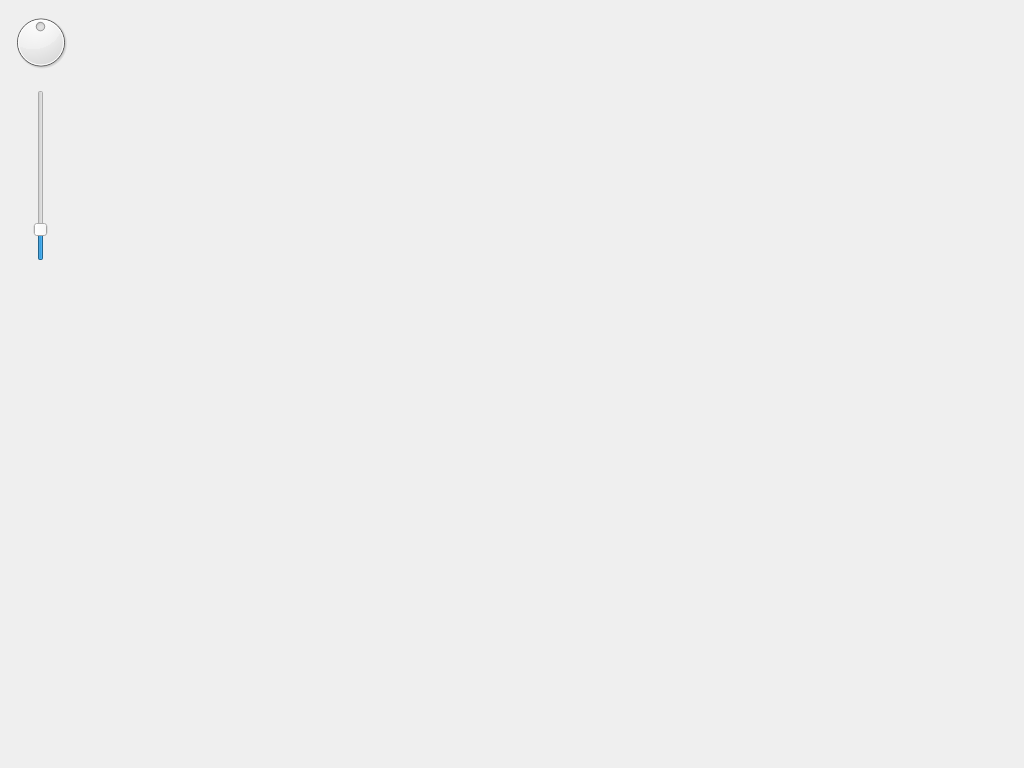
<?xml version="1.0" encoding="UTF-8"?>
<ui version="4.0">
 <class>MapForm</class>
 <widget class="QWidget" name="MapForm">
  <property name="geometry">
   <rect>
    <x>0</x>
    <y>0</y>
    <width>1024</width>
    <height>768</height>
   </rect>
  </property>
  <property name="focusPolicy">
   <enum>Qt::WheelFocus</enum>
  </property>
  <property name="windowTitle">
   <string>Form</string>
  </property>
  <widget class="QDial" name="dial">
   <property name="geometry">
    <rect>
     <x>10</x>
     <y>10</y>
     <width>61</width>
     <height>64</height>
    </rect>
   </property>
   <property name="cursor">
    <cursorShape>PointingHandCursor</cursorShape>
   </property>
   <property name="contextMenuPolicy">
    <enum>Qt::DefaultContextMenu</enum>
   </property>
   <property name="minimum">
    <number>-18000</number>
   </property>
   <property name="maximum">
    <number>18000</number>
   </property>
   <property name="singleStep">
    <number>100</number>
   </property>
   <property name="pageStep">
    <number>4500</number>
   </property>
   <property name="invertedAppearance">
    <bool>false</bool>
   </property>
   <property name="wrapping">
    <bool>true</bool>
   </property>
   <property name="notchesVisible">
    <bool>false</bool>
   </property>
  </widget>
  <widget class="QSlider" name="perspective_slider">
   <property name="geometry">
    <rect>
     <x>30</x>
     <y>90</y>
     <width>21</width>
     <height>171</height>
    </rect>
   </property>
   <property name="cursor">
    <cursorShape>PointingHandCursor</cursorShape>
   </property>
   <property name="focusPolicy">
    <enum>Qt::WheelFocus</enum>
   </property>
   <property name="minimum">
    <number>25</number>
   </property>
   <property name="maximum">
    <number>90</number>
   </property>
   <property name="pageStep">
    <number>5</number>
   </property>
   <property name="value">
    <number>35</number>
   </property>
   <property name="orientation">
    <enum>Qt::Vertical</enum>
   </property>
   <property name="tickPosition">
    <enum>QSlider::NoTicks</enum>
   </property>
   <property name="tickInterval">
    <number>5</number>
   </property>
  </widget>
 </widget>
 <resources/>
 <connections/>
</ui>
